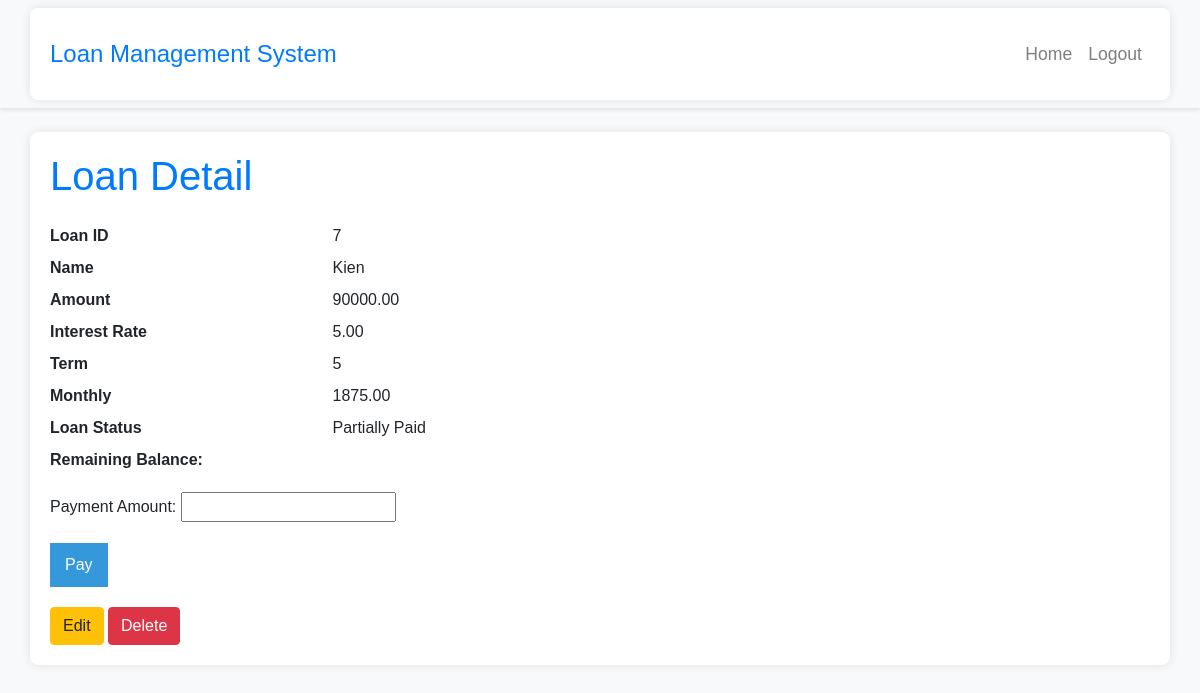
Screenshot of /loans/loan/7/ (signed in) with the database file from the repository.
### loans/models.py (models this page shows, shortened)
class Loan(models.Model):
    user = models.ForeignKey(User, on_delete=models.CASCADE)
    name = models.CharField(max_length=100, null = True)
    amount = models.DecimalField(max_digits=10, decimal_places=2)
    interest_rate = models.DecimalField(max_digits=5, decimal_places=2)
    term_year = models.IntegerField()
    start_date = models.DateField(default="yyyy-mm-dd")
    status = models.CharField(max_length=20, default='Pending')
    def total(self):
        total = self.amount * (1 + self.interest_rate / 100 * self.term_year)
        return round(total,2)
    def monthly_payment(self):
        interest_percentage = self.interest_rate / 100
        months = self.term_year * 12
        interest = self.amount * interest_percentage * self.term_year
        monthly = (self.amount + interest) / months
        return round(monthly,2)

### loans/views.py (the view)
# urls.py: path('loan/<int:pk>/', views.loan_detail, name='loan_detail'),
@login_required
def loan_detail(request, pk):
    loan = Loan.objects.get(pk=pk)
    remaining_balance = loan.total()
    if request.method == 'POST':
        form = PaymentForm(request.POST)
        if form.is_valid():
            payment_amount = form.cleaned_data['payment_amount']
            remaining_balance -= payment_amount
            loan.status = 'Paid' if loan.amount <= payment_amount else 'Partially Paid'
            loan.save()
            return redirect('loan_detail', pk=pk)
    else:
        form = PaymentForm()
    return render(request, 'loans/loan_detail.html', {'loan': loan, 'form': form, 'remaining_balance': remaining_balance})

### loans/forms.py
class PaymentForm(forms.Form):
    payment_amount = forms.DecimalField(label='Payment Amount', max_digits=10, decimal_places=2)

### loans/templates/loans/loan_detail.html (shortened to what this page needs)
{% extends "index.html" %}
{% block content %}
<h1 class="mb-4">Loan Detail</h1>
<dl class="row">
    <dt class="col-sm-3">Loan ID</dt>
    <dd class="col-sm-9">{{ loan.id }}</dd>
    <dt class="col-sm-3">Name</dt>
    <dd class="col-sm-9">{{ loan.name }}</dd>
    <dt class="col-sm-3">Amount</dt>
    <dd class="col-sm-9">{{ loan.amount }}</dd>
    <dt class="col-sm-3">Interest Rate</dt>
    <dd class="col-sm-9">{{ loan.interest_rate }}</dd>
    <dt class="col-sm-3">Term</dt>
    <dd class="col-sm-9">{{ loan.term_year }}</dd>
    <dt class="col-sm-3">Monthly</dt>
    <dd class="col-sm-9">{{ loan.monthly_payment }}</dd>
    <dt class="col-sm-3">Loan Status</dt>
    <dd class="col-sm-9">{{ loan.status }}</dd>
    <dt class="col-sm-3">Remaining Balance: </dt>
    <dd class="col-sm-9">{{ remainig_balance }}</dd>
</dl>
<form method="post">
    {{ form.as_p }}
    <button type="submit">Pay</button>
</form>
<a href="{% url 'loan_update' loan.id %}" class="btn btn-warning">Edit</a>
<a href="{% url 'loan_delete' loan.id %}" class="btn btn-danger">Delete</a>
{% endblock %}

### loans/static/loans/style.css (style rules this page uses)
body { font-family: Arial, sans-serif; background-color: #f8f9fa; }
h1 { color: #007bff; }
a { color: #3498db; text-decoration: none; }
form { margin: 20px 0; }
button { background-color: #3498db; color: white; border: none; padding: 10px 15px; cursor: pointer; }

### rows the page displays
Loan: id "7", name "Kien", amount "90000.00", interest_rate "5.00", term_year "5", monthly_payment "1875.00", status "Partially Paid"
